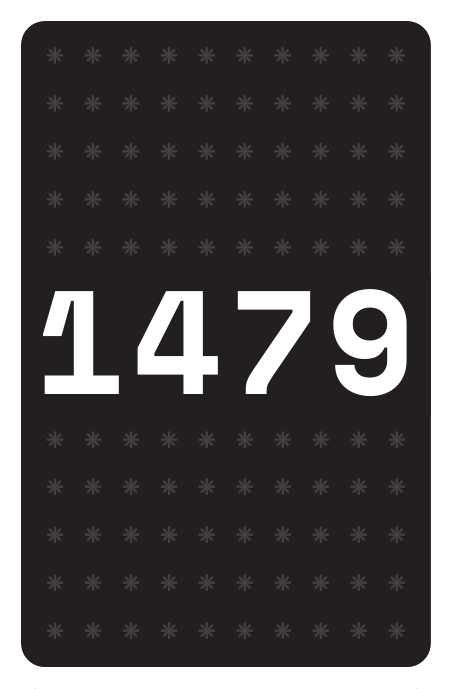
#> input picture Assets/cards/code/code_1479.png, 452 x 689 px, found by its file name
$ python process_cards_v2.py --preview assets/cards/code/code_1479.png 25 0.08
#> lines starting #> are read from the running program, lines starting #| are printed output that depends on the picture
#> in preview_card, img is the input picture: PIL image 452x689 RGBA; mean R, G, B, A 80, 76.9, 77.7, 253.8
#| Original size: 452 x 689
# process_cards_v2.py
"""
Post-process extracted card images with custom parameters.

Usage:
    Preview mode (test on one card):
        python process_cards_v2.py --preview [card_path] [crop_pixels] [corner_radius]
        Example: python process_cards_v2.py --preview assets/cards/code/code_1479.png 25 0.08

    Process all cards:
        python process_cards_v2.py [crop_pixels] [corner_radius]
        Example: python process_cards_v2.py 25 0.08

    Parameters:
        crop_pixels: Number of pixels to remove from all sides (default: 25)
        corner_radius: Corner radius as fraction of width, e.g., 0.08 = 8% (default: 0.08)
"""

from pathlib import Path
from PIL import Image, ImageDraw
import sys

ASSETS_DIR = Path(__file__).parent / "assets"
CARDS_DIR = ASSETS_DIR / "cards"
OUTPUT_DIR = ASSETS_DIR / "cards_processed"
TEST_DIR = ASSETS_DIR / "cards_test"  # For preview images


def crop_card(img: Image.Image, crop_pixels: int) -> Image.Image:
    """
    Crop the image by removing crop_pixels from all sides.
    """
#> called with crop_pixels = 25
    left = crop_pixels
    top = crop_pixels
    right = img.width - crop_pixels
#> right = 427
    bottom = img.height - crop_pixels
#> bottom = 664

    return img.crop((left, top, right, bottom))
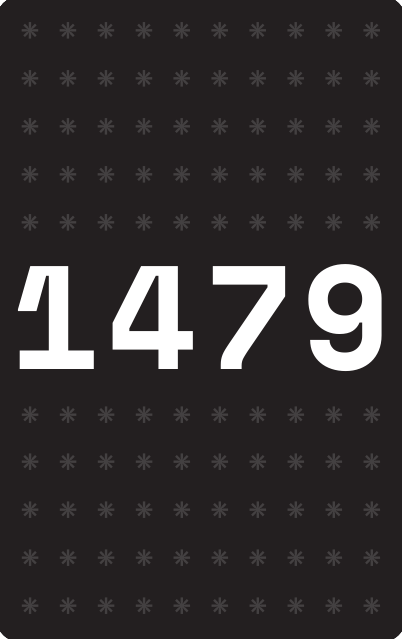
#> returned value: PIL image 402x639 RGBA; mean R, G, B, A 50.7, 47, 48, 255


def add_rounded_corners(img: Image.Image, corner_radius_percent: float) -> Image.Image:
    """
    Add rounded corners with transparency.
    corner_radius_percent: radius as fraction of card width (e.g., 0.08 = 8%)
    """
    if img.mode != 'RGBA':
        img = img.convert('RGBA')

    radius = int(img.width * corner_radius_percent)

    # Create mask
    mask = Image.new('L', img.size, 0)
    draw = ImageDraw.Draw(mask)
    draw.rounded_rectangle(
        [(0, 0), (img.width - 1, img.height - 1)],
        radius=radius,
        fill=255
    )

    # Apply mask
    output = Image.new('RGBA', img.size, (0, 0, 0, 0))
    output.paste(img, mask=mask)

    return output


# [74 lines left out: functions process_card, process_all_cards, not called in this run]


def preview_card(card_path: Path, crop_pixels: int, corner_radius_percent: float):
    """Preview processing on a single card."""
    if not card_path.exists():
        print(f"Card not found: {card_path}")
        return

    # Create test directory
    TEST_DIR.mkdir(parents=True, exist_ok=True)

    print("=" * 70)
    print(f"Preview Mode - Testing on: {card_path.name}")
    print(f"Settings:")
    print(f"  - Crop: {crop_pixels}px from all sides")
    print(f"  - Corner radius: {corner_radius_percent*100:.1f}% of card width")
    print("=" * 70)

    img = Image.open(card_path)

    print(f"\nOriginal size: {img.width} x {img.height}")

    # Crop
    cropped = crop_card(img, crop_pixels)
    print(f"After crop: {cropped.width} x {cropped.height}")
#| After crop: 402 x 639

    # Save preview with crop bounds drawn
    preview = img.convert('RGB').copy()
    draw = ImageDraw.Draw(preview)
    left, top = crop_pixels, crop_pixels
    right, bottom = img.width - crop_pixels, img.height - crop_pixels
#> right = 427; bottom = 664
    draw.rectangle([(left, top), (right, bottom)], outline='red', width=3)

    preview_path = TEST_DIR / f"preview_bounds_{card_path.name}"
    preview.save(preview_path)
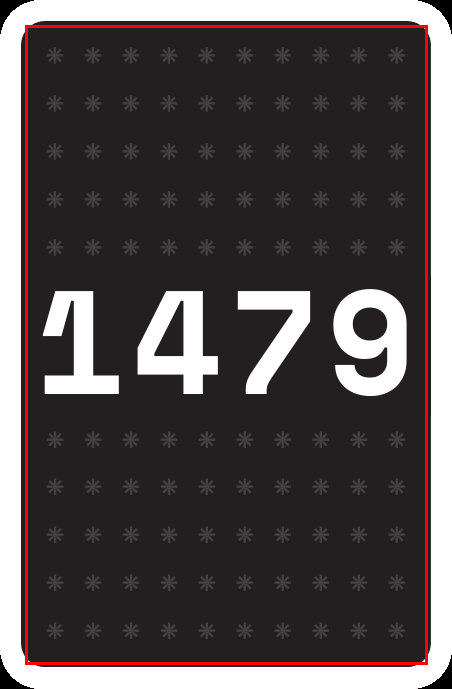
#> saved as preview_bounds_code_1479.png: PIL image 452x689 RGB; mean R, G, B 84.4, 76.2, 77
    print(f"\nCrop bounds preview: {preview_path}")

    # Save final processed preview
    result = add_rounded_corners(cropped, corner_radius_percent)
#> in add_rounded_corners, `mask = Image.new('L', img.size, 0)`: mask: PIL image 402x639 L; every value is 0
#> in add_rounded_corners, `output = Image.new('RGBA', img.size, (0, 0, 0, 0))`: output: PIL image 402x639 RGBA; every value is 0

    rounded_path = TEST_DIR / f"preview_final_{card_path.name}"
    result.save(rounded_path, 'PNG')
    print(f"Final preview:       {rounded_path}")
    print("\n" + "=" * 70)


if __name__ == "__main__":
    # Parse command line arguments
    crop_pixels = 25  # default
    corner_radius = 0.08  # default

    if "--preview" in sys.argv:
        # Preview mode
        preview_idx = sys.argv.index("--preview")

        # Get card path (default to code_1479.png)
        if len(sys.argv) > preview_idx + 1 and not sys.argv[preview_idx + 1].replace('.', '').replace('-', '').isdigit():
            card_path = Path(sys.argv[preview_idx + 1])
        else:
            card_path = CARDS_DIR / "code" / "code_1479.png"

        # Get crop pixels
        if len(sys.argv) > preview_idx + 2:
            try:
                crop_pixels = int(sys.argv[preview_idx + 2])
            except ValueError:
                pass

        # Get corner radius
        if len(sys.argv) > preview_idx + 3:
            try:
                corner_radius = float(sys.argv[preview_idx + 3])
            except ValueError:
                pass

        preview_card(card_path, crop_pixels, corner_radius)
    else:
        # Process all mode
        if len(sys.argv) > 1:
            try:
                crop_pixels = int(sys.argv[1])
            except ValueError:
                pass

        if len(sys.argv) > 2:
            try:
                corner_radius = float(sys.argv[2])
            except ValueError:
                pass

        process_all_cards(crop_pixels, corner_radius)
